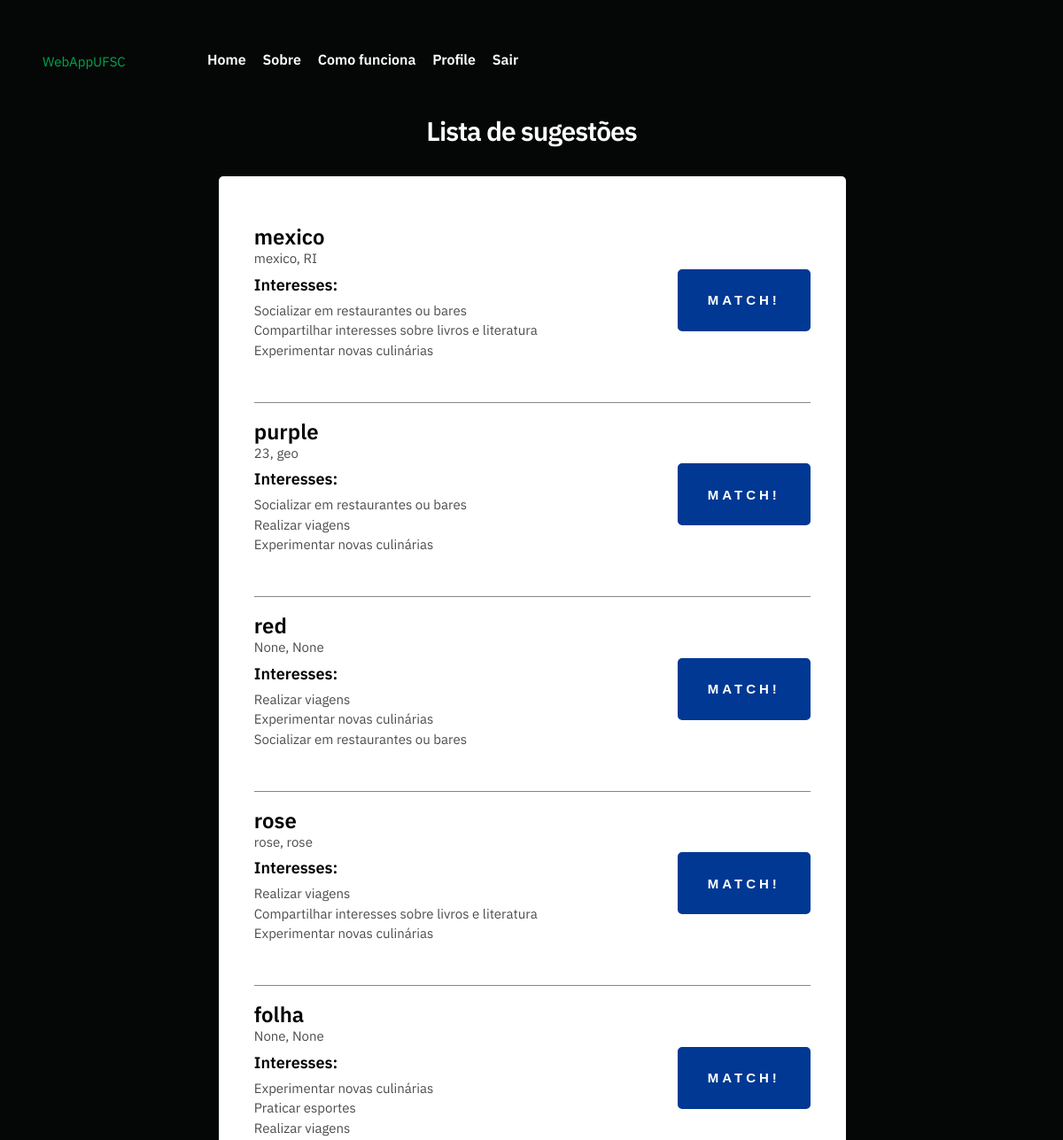
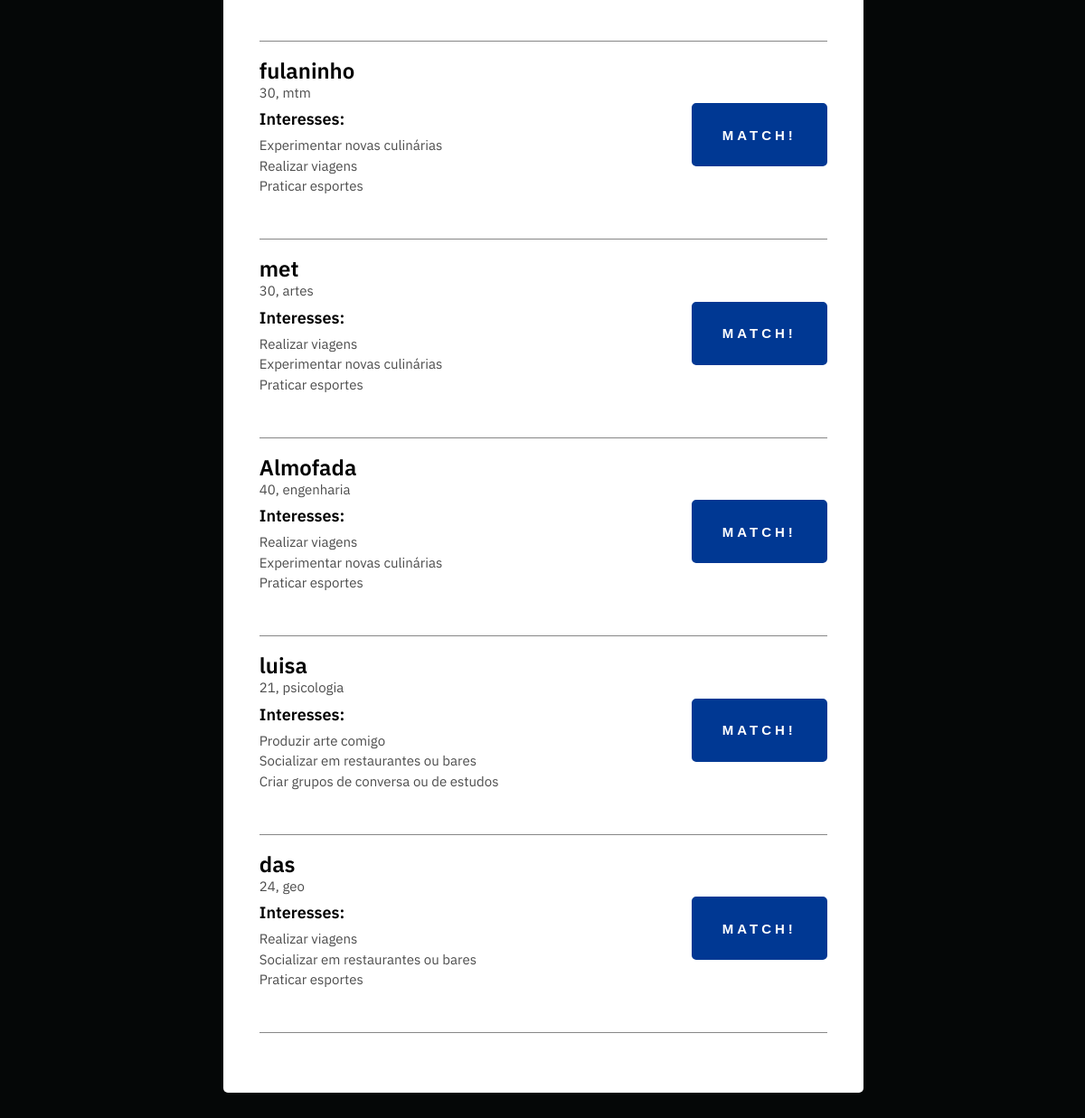
/match (signed in), run on the app's committed database (2 pictures, top to bottom).
### application.py (models this page shows, shortened)
class User(db.Model):
    __table__ = db.Model.metadata.tables['users']

### application.py (the view, shortened to what this page needs)
@app.route("/match", methods=["GET", "POST"])
@login_required
def match():
    if request.method == "GET":
        user_id = session['user_id']
        keywords = list()
        for i in range(1, 21):
            key = 'match{}'.format(i)
            keywords.append(key)
        pessoas_possivelmente_interessadas = Matches.query.all()
        pessoas_interessadas = list()
        for row in pessoas_possivelmente_interessadas:
            for i in range(0, 20):
                key = keywords[i]
                match_por_match = getattr(row, key)
                if match_por_match == user_id:
                    pessoa_interessada = getattr(row, 'user_id')
                    pessoas_interessadas.append(pessoa_interessada)
        profile_things = ['top_1', 'top_2', 'top_3']
        profile_items = ['top_1_item', 'top_2_item', 'top_3_item']
        items_to_query = ['top_1', 'top_2', 'top_3', 'top_1_item', 'top_2_item', 'top_3_item']
        user = User.query.filter_by(user_id=user_id).first()
        top_info_user = {x: getattr(user, x) for x in items_to_query}
        if not top_info_user:
            return apology("Você deve preencher primeiro seus interesses e depois completar seu perfil.")
        sexo = getattr(user, 'sex')
        preference = getattr(user, 'sexes')
        if preference == 0:
            query = User.query.filter_by(sex=sexo).all()
        elif preference == 1 and sexo == 1:
            query = User.query.filter(or_(User.sexes == 1, User.sex == 1))
        elif preference == 1 and sexo == 0:
            query = User.query.filter(or_(User.sexes == 1, User.sex == 0))
        elif preference == 1 and sexo == 2:
            query = User.query.filter(or_(User.sexes == 1, User.sex == 2))
        for row in query:
            print(row)
        if not query:
            return message("Siga os passos. 1)Preencha seus interesses 2) Preencha seu perfil 3)Veja as sugestões de pessoas")
        number_of_rows = -1
        for row in query:
            number_of_rows = number_of_rows + 1
        compatibility_of_users = dict()
        people_in_order = list()
        for row in query:
            row_id = getattr(row, 'user_id')
            if int(user_id) != int(row_id):
                compatibilidade = 0
                top_info_pessoa = {x: getattr(row, x) for x in items_to_query}
                for i in range(0, 3):
                    thing = profile_things[i]
                    item = profile_items[i]
                    for j in range(0, 3):
                        thing2 = profile_things[j]
                        if top_info_user[thing] == top_info_pessoa[thing2]:
                            compatibilidade = compatibilidade + 40 - (i*10) - (j*5)
                            if top_info_user[item] == top_info_pessoa[item]:
                                compatibilidade = compatibilidade + 20
                lf_dict = dict()
                query_traits = Traits.query.filter_by(user_id=user_id).first()
                for i in range(1, 25):
                    lf_key = 'lf{}'.format(i)
                    lf_dict[lf_key] = getattr(query_traits, lf_key)
                query_traits_row = Traits.query.filter_by(user_id=row_id).first()
                if query_traits_row:
                    row_dict = dict()
                    for i in range(1, 25):
                        lf_key = 'lf{}'.format(i)
                        row_dict[lf_key] = getattr(query_traits_row, lf_key)
                print("2")
                for i in range(1, 25):
                    if lf_dict['lf{}'.format(i)] == 1 and lf_dict['lf{}'.format(i)] == row_dict['lf{}'.format(i)]:
                        compatibilidade = compatibilidade + 2
                compatibility_of_users['{}'.format(row_id)] = compatibilidade
                x = ((v, k) for k, v in compatibility_of_users.items())
                x = sorted(x, reverse=True)
        info_list = ['name', 'age', 'curso', 'top_1', 'top_2', 'top_3', 'top_1_item', 'top_2_item', 'top_3_item',
                     'top_1_text', 'top_2_text', 'top_3_text', 'user_id']
        db_match = Matches.query.filter_by(user_id=user_id).first()
        db_match_list = list()
        if db_match:
            for i in range(1, 21):
                key = 'match{}'.format(i)
                mate = getattr(db_match, key)
                if mate != 0:
                    db_match_list.append(mate)
        if len(db_match_list) == 20:
            mensagem = "Você excedeu o limite de conexões. Auarde alguns migUFSCs aparecerem na sua lista para tentar se conectar com mais pessoas."
        else:
            mensagem = ""
        top_people = list()
        for i in range(len(x)):
            id_person = int(x[i][1])
            if id_person not in db_match_list:
                people_in_order.append(id_person)
        for item in pessoas_interessadas:
            print("item: {}".format(item))
            if item not in people_in_order:
                if item not in db_match_list:
                    people_in_order.append(item)
        if len(people_in_order) > 10:
            iteracoes = 10
        else:
            iteracoes = len(people_in_order)
            print("people in order: {}".format(people_in_order))
        for i in range(iteracoes):
            item = people_in_order[i]
            query_top_people = User.query.filter_by(user_id=item).first()
            person = dict()
            for field in info_list:
                person[field] = getattr(query_top_people, field)
            top_people.append(person)
        if len(top_people) == 0:
            message = "As sugestões de pessoas acabaram. Caso você ainda não tenha tentado se conectar com ninguém," \
                      " certifique-se de preencher os dados de seus interesses e suas informações de perfil. Caso já " \
                      "tenha dado match com todas as opções, você pode mudar suas preferências em interesses e perfil e" \
                      " tentar novamente."
        else:
            message = ""
        return render_template("to-match.html", top_people=top_people, message=message, mensagem=mensagem)

### application.py (called while the page is built)
@app.after_request
def after_request(response):
    response.headers["Cache-Control"] = "no-cache, no-store, must-revalidate"
    response.headers["Expires"] = 0
    response.headers["Pragma"] = "no-cache"
    return response

### helpers.py (called while the page is built)
def login_required(f):
    @wraps(f)
    def decorated_function(*args, **kwargs):
        if session.get("user_id") is None:
            return redirect("/login")
        return f(*args, **kwargs)
    return decorated_function

### templates/to-match.html (shortened to what this page needs)
{% block main %}
<!DOCTYPE html>
<html lang="en">
<head>
    <link rel="stylesheet" href="static/main5.css">
    <link rel="stylesheet" href="static/custom.css">
    <link rel="stylesheet" href="static/vendor.css">
    <link rel="stylesheet" href="static/base.css">
    <link rel="stylesheet" href="static/base_3.css">
    <link rel="stylesheet" href="static/match.css">
</head>
<body>
    <header class="s-header">
        <div class="header-logo">
            <a class="site-logo" href="/index">
                <a class="mark" href="/index" title="intro">WebAppUFSC</a>
            </a>
        </div>
        <nav class="row header-nav-wrap wide">
            <div class="header">
                <ul class="header-main-nav">
                    <li><a href="/index" title="blog" method="get">Home</a></li>
                    <li><a href="/" title="intro" method="get">Sobre</a></li>
                    <li><a href="/help" title="help" method="get">Como funciona</a></li>
                    <li><a href="/profile" title="profile" method="get">Profile</a></li>
                    <li><a href="/logout" title="logout">Sair</a></li>
                </ul>
            </div>
        </nav>
    </header>
<div class="s-about-2">
<section>
    <h1> Lista de sugestões</h1>
        <div class="align-form">
            <br>
            <div class="column">
                <div class="item-plan__block">
                  {% for item in top_people %}
                    <div class="row">
                        <form action="/match" method="POST">
                        <h3>{{ item["name"] }}</h3>
                        <p><tr>{{item["age"]}}, {{item["curso"]}}</tr></p>
                        <button method="post" class="btn--primary" style="float: right;" type="submit"
                                                              name ="person_id" id="person_id"
                                                              value="{{item["user_id"]}}">MATCH!</button>
                        <h5> Interesses:</h5>
                        <p><tr>{{item["top_1"]}}</tr></p>
                        <p><td>{{item["top_2"]}}</td></p>
                        <p><td>{{item["top_3"]}}</td></p><br>
                        </form>
                        <hr color="grey">
                  </div>
                    {% endfor %}
            </div>
        </div>
</section>
</div>
</body>
</html>
{% endblock %}

### static/custom.css (style rules this page uses)
h1 { color:white; text-align: center; }

### static/base.css (style rules this page uses)
html { font-family: sans-serif; line-height: 1.15; -ms-text-size-adjust: 100%; -webkit-text-size-adjust: 100%; }
body { margin: 0; }
article, aside, footer, header, nav, section { display: block; }
h1 { font-size: 2em; margin: 0.67em 0; }
hr { box-sizing: content-box; height: 0; overflow: visible; }
a { background-color: transparent; -webkit-text-decoration-skip: objects; }
button, input, optgroup, select, textarea { font-family: sans-serif; font-size: 100%; line-height: 1.15; margin: 0; }
button, input { overflow: visible; }
button, select { text-transform: none; }
button, html [type="button"], [type="reset"], [type="submit"] { -webkit-appearance: button; }
html { font-size: 62.5%; box-sizing: border-box; }
*, *::before, *::after { box-sizing: inherit; }
body { font-weight: normal; line-height: 1; word-wrap: break-word; text-rendering: optimizeLegibility; -webkit-overflow-scrolling: touch; -webkit-text-size-adjust: none; }
body, input, button { -moz-osx-font-smoothing: grayscale; -webkit-font-smoothing: antialiased; }
div, dl, dt, dd, ul, ol, li, h1, h2, h3, h4, h5, h6, pre, form, p, blockquote, th, td { margin: 0; padding: 0; }
h1, h2, h3, h4, h5, h6 { -webkit-font-smoothing: auto; -webkit-font-smoothing: antialiased; -webkit-font-variant-ligatures: common-ligatures; -moz-font-variant-ligatures: common-ligatures; font-variant-ligatures: common-ligatures; text-rendering: optimizeLegibility; }
ol, ul { list-style: none; }
li { display: block; }
a { text-decoration: none; line-height: inherit; }
.row { width: 89%; max-width: 1200px; margin: 0 auto; }
.row:after { content: ""; display: table; clear: both; }

### static/base_3.css (style rules this page uses)
html { font-family: sans-serif; line-height: 1.15; -ms-text-size-adjust: 100%; -webkit-text-size-adjust: 100%; }
body { margin: 0; }
article, aside, footer, header, nav, section { display: block; }
h1 { font-size: 2em; margin: 0.67em 0; }
hr { box-sizing: content-box; height: 0; overflow: visible; }
a { background-color: transparent; -webkit-text-decoration-skip: objects; }
button, input, optgroup, select, textarea { font-family: sans-serif; font-size: 100%; line-height: 1.15; margin: 0; }
button, input { overflow: visible; }
button, select { text-transform: none; }
button, html [type="button"], [type="reset"], [type="submit"] { -webkit-appearance: button; }
html { font-size: 62.5%; box-sizing: border-box; }
*, *::before, *::after { box-sizing: inherit; }
body { font-weight: normal; line-height: 1; word-wrap: break-word; text-rendering: optimizeLegibility; -webkit-overflow-scrolling: touch; -webkit-text-size-adjust: none; }
body, input, button { -moz-osx-font-smoothing: grayscale; -webkit-font-smoothing: antialiased; }
div, dl, dt, dd, ul, ol, li, h1, h2, h3, h4, h5, h6, pre, form, p, blockquote, th, td { margin: 0; padding: 0; }
h1, h2, h3, h4, h5, h6 { -webkit-font-smoothing: auto; -webkit-font-smoothing: antialiased; -webkit-font-variant-ligatures: common-ligatures; -moz-font-variant-ligatures: common-ligatures; font-variant-ligatures: common-ligatures; text-rendering: optimizeLegibility; }
ol, ul { list-style: none; }
li { display: block; }
a { text-decoration: none; line-height: inherit; }
.row { width: 100%; max-width: 1200px; margin: 0 auto; }
.row:after { content: ""; display: table; clear: both; }
.column { padding: 5.4rem 4rem 4.8rem; }

### static/match.css (style rules this page uses)
.column { float: left; margin-left: 14%; width: 65%; padding: 10px; }
.row:after { content: ""; display: table; clear: both; }

### data on the page
User: name "mexico", age "mexico", curso "RI", {{ item["user_id"] }} 47 (drawn), top_1 "Socializar em restaurantes ou bares", top_2 "Compartilhar interesses sobre livros e literatura", top_3 "Experimentar novas culinárias"
User: name "purple", age "23", curso "geo", {{ item["user_id"] }} 58 (drawn), top_1 "Socializar em restaurantes ou bares", top_2 "Realizar viagens", top_3 "Experimentar novas culinárias"
User: name "red", age "None", curso "None", {{ item["user_id"] }} 59 (drawn), top_1 "Realizar viagens", top_2 "Experimentar novas culinárias", top_3 "Socializar em restaurantes ou bares"
User: name "rose", age "rose", curso "rose", {{ item["user_id"] }} 51 (drawn), top_1 "Realizar viagens", top_2 "Compartilhar interesses sobre livros e literatura", top_3 "Experimentar novas culinárias"
User: name "folha", age "None", curso "None", {{ item["user_id"] }} 55 (drawn), top_1 "Experimentar novas culinárias", top_2 "Praticar esportes", top_3 "Realizar viagens"
User: name "fulaninho", age "30", curso "mtm", {{ item["user_id"] }} 48 (drawn), top_1 "Experimentar novas culinárias", top_2 "Realizar viagens", top_3 "Praticar esportes"
User: name "met", age "30", curso "artes", {{ item["user_id"] }} 54 (drawn), top_1 "Realizar viagens", top_2 "Experimentar novas culinárias", top_3 "Praticar esportes"
User: name "Almofada", age "40", curso "engenharia", {{ item["user_id"] }} 52 (drawn), top_1 "Realizar viagens", top_2 "Experimentar novas culinárias", top_3 "Praticar esportes"
User: name "luisa", age "21", curso "psicologia", {{ item["user_id"] }} 49 (drawn), top_1 "Produzir arte comigo", top_2 "Socializar em restaurantes ou bares", top_3 "Criar grupos de conversa ou de estudos"
User: name "das", age "24", curso "geo", {{ item["user_id"] }} 53 (drawn), top_1 "Realizar viagens", top_2 "Socializar em restaurantes ou bares", top_3 "Praticar esportes"
